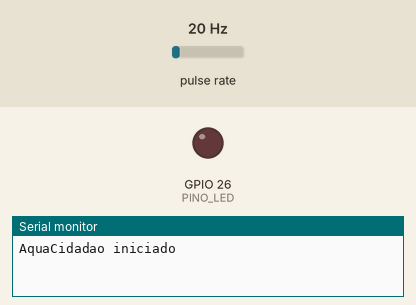
Simulated run of this sketch. Board: ESP32. Parts: output pins drawn as LEDs (lit = HIGH), the last lines printed to the serial monitor. Wiring (inferred from the names in the program): pulse sensor: data GPIO 27. The inputs (shaded band) are chosen by the test bench; at power-on: pulse rate 20 Hz.

Above: at 0.1 s.
At 60.1 s:
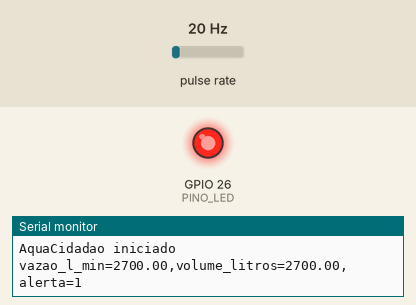
Timing chart, 0 to 61.6 s (numbered marks = the images above):
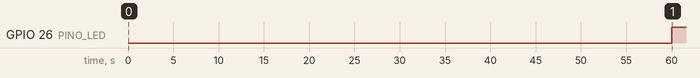

Measured:
- by itself, GPIO 26 (PINO_LED): LOW → HIGH at 60.0 s

The sketch:

aquacidadao.ino
```cpp
#define PINO_FLUXO 27
#define PINO_LED 26

volatile unsigned long pulsos = 0;
unsigned long ultimoCiclo = 0;

void contarPulso() {
  pulsos++;
}

void setup() {
  Serial.begin(115200);
  pinMode(PINO_FLUXO, INPUT_PULLUP);
  pinMode(PINO_LED, OUTPUT);
  attachInterrupt(digitalPinToInterrupt(PINO_FLUXO), contarPulso, FALLING);
  Serial.println("AquaCidadao iniciado");
}

void loop() {
  unsigned long agora = millis();

  if (agora - ultimoCiclo < 60000) {
    return;
  }

  ultimoCiclo = agora;

  float litrosPorMinuto = pulsos * 2.25;
  float volumeLitros = litrosPorMinuto;
  bool alerta = volumeLitros > 10.0;

  digitalWrite(PINO_LED, alerta ? HIGH : LOW);

  Serial.printf("vazao_l_min=%.2f,volume_litros=%.2f,alerta=%d\n",
                litrosPorMinuto, volumeLitros, alerta ? 1 : 0);

  pulsos = 0;
}
```
